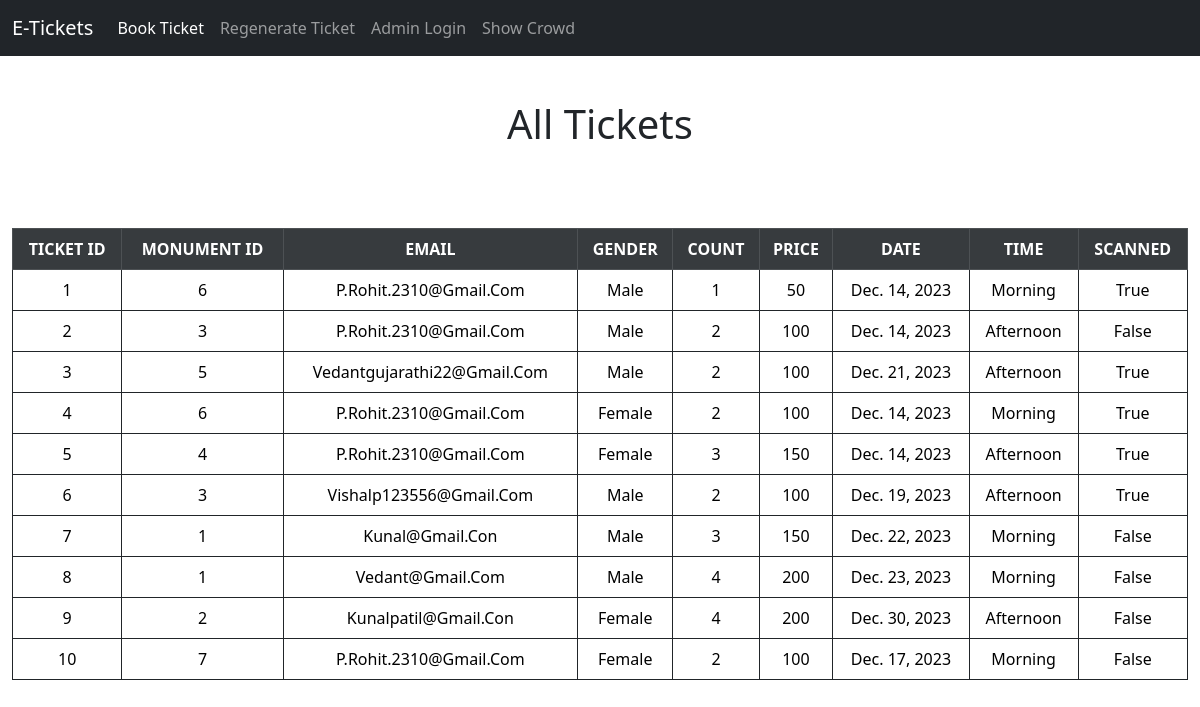
The page /viewTicket on the database as committed earlier.
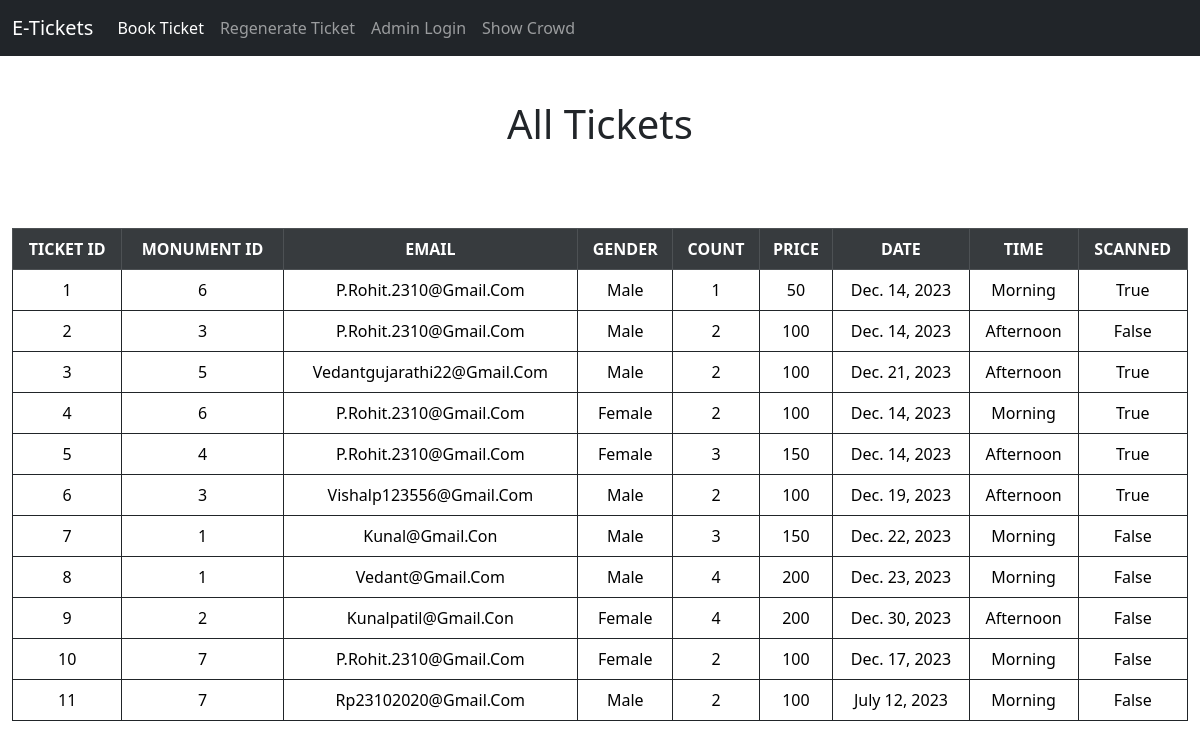
The same page on the database as committed later.
### project/models.py (models this page shows)
class Tikect(models.Model):
    id = models.IntegerField(auto_created=True, unique=True, primary_key=True)
    email = models.CharField(max_length=120)
    monumentId = models.IntegerField()
    count = models.IntegerField()
    price = models.IntegerField()
    date = models.DateField()
    shift = models.CharField(max_length=120)
    trasactionId = models.CharField(max_length=120, null=True)
    scanned = models.BooleanField(default=False)
    gender = models.CharField(max_length=20, null=True)

### project/views.py (the view)
# urls.py: path("viewTicket", views.viewTicket, name="viewTicket"),
def viewTicket(request):
    tickets = Tikect.objects.all()
    ticketsData = {
        'Tickets':tickets
    }
    return render(request, 'viewTickets.html', ticketsData)

### templates/viewTickets.html (shortened to what this page needs)
<!DOCTYPE html>
<html lang="en">
<head>
    <link href="https://cdn.jsdelivr.net/npm/bootstrap@5.3.2/dist/css/bootstrap.min.css" rel="stylesheet">
</head>
<body>
  <nav class="navbar fixed-top navbar-expand-lg navbar-dark bg-dark">
    <div class="container-fluid ">
      <a class="navbar-brand" href="/">E-Tickets</a>
      <div class="collapse navbar-collapse" id="navbarSupportedContent">
        <ul class="navbar-nav me-auto mb-2 mb-lg-0">
          <li class="nav-item">
            <a class="nav-link active" aria-current="page" href="bookTicket">Book Ticket</a>
          </li>
          <li class="nav-item">
            <a class="nav-link" href="regenerateTicket">Regenerate Ticket</a>
          </li>
          <li class="nav-item">
            <a class="nav-link" href="adminLogin">Admin Login</a>
          </li>
          <li class="nav-item">
            <a class="nav-link" href="selectMonument">Show Crowd</a>
          </li>
        </ul>
      </div>
    </div>
</nav>
    <div class="container-fluid" style="margin-top: 100px">
        <h1 class="text-dark text-center">All Tickets</h1>
        <br><br><br>
        <table class="table table-responsive table-bordered border-dark table-hover text-center text-capitalize">
            <thead>
              <tr class="table-dark table-active text-uppercase text-white">
                <th>Ticket Id</th>
                <th>Monument Id</th>
                <th>Email</th>
                <th>Gender</th>
                <th>Count</th>
                <th>Price</th>
                <th>Date</th>
                <th>Time</th>
                <th>Scanned</th>
              </tr>
            </thead>
            <tbody>
                {% for ticket in Tickets %}
                <tr>
                    <td>{{ticket.id}}</td>
                    <td>{{ticket.monumentId}}</td>
                    <td>{{ticket.email}}</td>
                    <td>{{ticket.gender}}</td>
                    <td>{{ticket.count}}</td>
                    <td>{{ticket.price}}</td>
                    <td>{{ticket.date}}</td>
                    <td>{{ticket.shift}}</td>
                    <td>{{ticket.scanned}}</td>
                </tr>
                {% endfor %}
            </tbody>
          </table>
    </div>
    <body>
</html>

Rows that differ between the two databases and show on the page:
added Tikect: id "11", monumentId "7", email "Rp23102020@gmail.com", gender "Male", count "2", price "100", date "July 12, 2023", shift "Morning", scanned "False"
